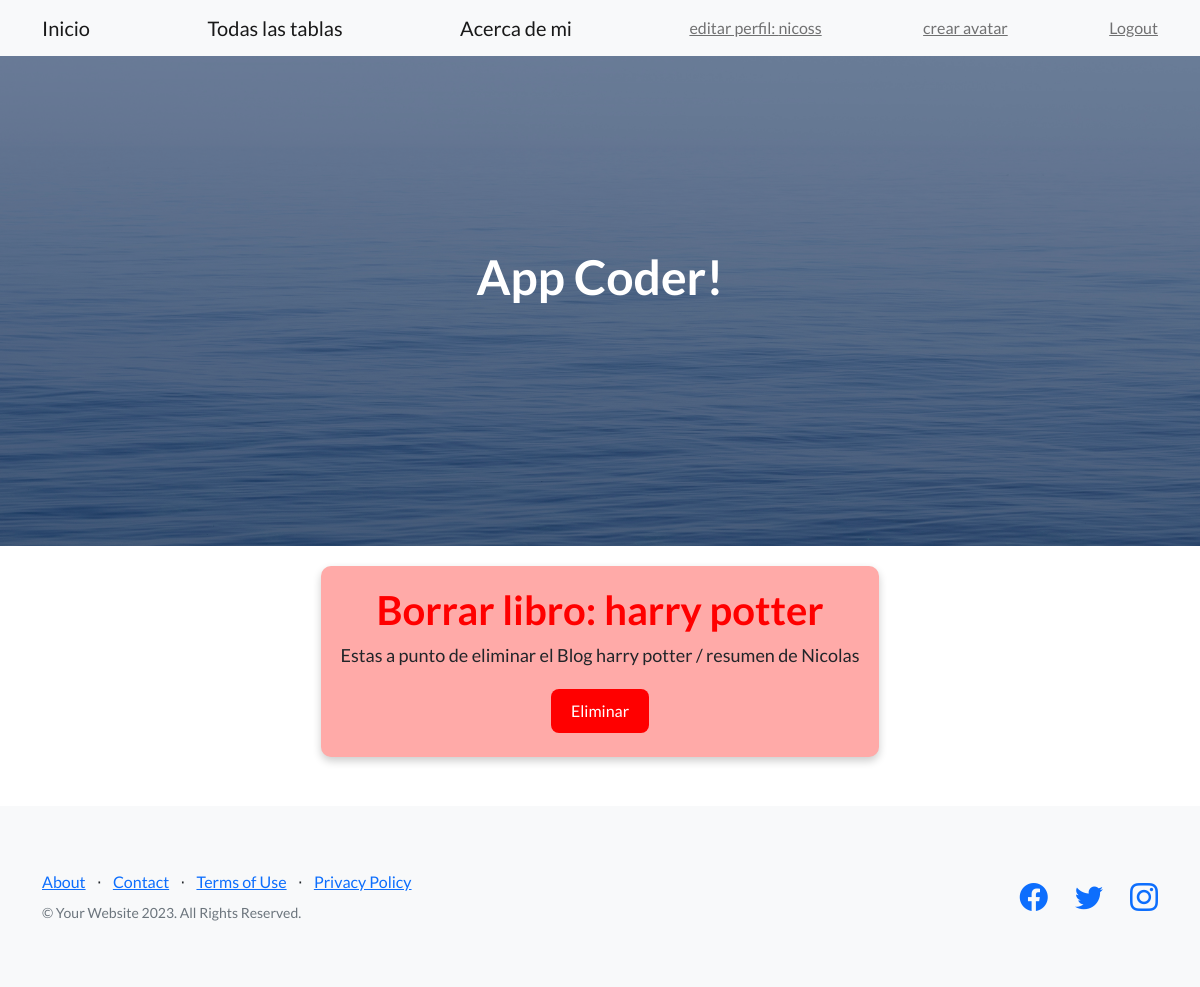
/AppCoder/eliminar_libro/1 (signed in), run on the app's committed database.
### AppCoder/models.py (models this page shows)
class libros(models.Model):
    titulo = models.CharField(max_length=100)
    subtitulo = models.CharField(max_length=100)
    cuerpo = models.CharField(max_length=500)
    autor = models.CharField(max_length=100)
    fecha = models.CharField(max_length=100)
    imagen = models.FileField(upload_to="media/posts", null=True, blank=True)

### AppCoder/views.py (the view)
# urls.py: path("eliminar_libro/<pk>", eliminar_libro.as_view(), name="eliminar_libro"),
class eliminar_libro(LoginRequiredMixin, DeleteView):
    model = libros
    template_name = "AppCoder/eliminar_libro.html"
    success_url = reverse_lazy("AppCoder:leer_todo")

### AppCoder/templates/AppCoder/eliminar_libro.html (shortened to what this page needs)
{% extends "AppCoder/padre.html" %}
{% block contenidoQueCambia %}
<div class="centered-container">
    <div class="warning-message">
        <h1>Borrar libro: {{libros.titulo}}</h1>
        <p>Estas a punto de eliminar el Blog {{libros.titulo}} / {{libros.subtitulo}} de {{libros.autor}}</p>
        <form action="" method="POST">
            <input type="submit" value="Eliminar" class="submit-button">
        </form>
    </div>
</div>
{% endblock %}

### AppCoder/templates/AppCoder/padre.html (shortened to what this page needs)
{% load static %}
<!DOCTYPE html>
<html lang="en">
    <head>
        <link href="https://cdn.jsdelivr.net/npm/bootstrap-icons@1.5.0/font/bootstrap-icons.css" rel="stylesheet" type="text/css" />
        <link href="../../static/css/styles.css" rel="stylesheet" />
    </head>
    <body>
        <nav class="navbar navbar-light bg-light static-top">
            <div class="container">
                {% if user.is_authenticated %}
                    <a class="navbar-brand" href="/AppCoder/inicio/">Inicio</a>
                    <a class="navbar-brand" href="/AppCoder/leer_todo/">Todas las tablas</a>
                    <a class="navbar-brand" href="/AppCoder/acerca_de_mi/">Acerca de mi</a>
                    <a class="navbar-text" href="{% url 'AppCoder:editar-perfil' %}">editar perfil: {{ user.username }}</a>
                    <a class="navbar-text" href="{% url 'AppCoder:crear-avatar' %}">crear avatar</a>
                    <a class="navbar-text" href="{% url 'AppCoder:logout' %}">Logout</a>
                {% else %}
                    <a class="navbar-brand" href="/AppCoder/inicio/">Inicio</a>
                    <a class="navbar-brand" href="/AppCoder/acerca_de_mi/">Acerca de mi</a>
                    <a class="navbar-brand" href="{% url 'AppCoder:login' %}">Login</a>
                    <a class="navbar-brand" href="{% url 'AppCoder:registro' %}">Registrar usuario</a>
                {% endif %}
            </div>
        </nav>
        <header class="masthead">
            <div class="container position-relative">
                <div class="row justify-content-center">
                    <div class="col-xl-6">
                        <div class="text-center text-white">
                            <h1 class="mb-5">App Coder!</h1>
                        </div>
                    </div>
                </div>
            </div>
        </header>
        {% block contenidoQueCambia %}
        {% endblock %}
        <footer class="footer bg-light">
            <div class="container">
                <div class="row">
                    <div class="col-lg-6 h-100 text-center text-lg-start my-auto">
                        <ul class="list-inline mb-2">
                            <li class="list-inline-item"><a href="#!">About</a></li>
                            <li class="list-inline-item">⋅</li>
                            <li class="list-inline-item"><a href="#!">Contact</a></li>
                            <li class="list-inline-item">⋅</li>
                            <li class="list-inline-item"><a href="#!">Terms of Use</a></li>
                            <li class="list-inline-item">⋅</li>
                            <li class="list-inline-item"><a href="#!">Privacy Policy</a></li>
                        </ul>
                        <p class="text-muted small mb-4 mb-lg-0">&copy; Your Website 2023. All Rights Reserved.</p>
                    </div>
                    <div class="col-lg-6 h-100 text-center text-lg-end my-auto">
                        <ul class="list-inline mb-0">
                            <li class="list-inline-item me-4">
                                <a href="#!"><i class="bi-facebook fs-3"></i></a>
                            </li>
                            <li class="list-inline-item me-4">
                                <a href="#!"><i class="bi-twitter fs-3"></i></a>
                            </li>
                            <li class="list-inline-item">
                                <a href="#!"><i class="bi-instagram fs-3"></i></a>
                            </li>
                        </ul>
                    </div>
                </div>
            </div>
        </footer>
    </body>
</html>

### AppCoder/templates/AppCoder/eliminar_libro.html (style rules this page uses)
.centered-container { display: flex; margin-top: 20px; align-items: center; flex-direction: column; height: 30vh; }
.warning-message { background-color: #ffaaa8; padding: 20px; border-radius: 10px; box-shadow: 0 4px 8px 0 rgba(0, 0, 0, 0.2); text-align: center; }
.warning-message h1 { color: red; }
.warning-message p { font-size: 18px; }
.submit-button { background-color: red; color: white; border: none; padding: 10px 20px; text-align: center; text-decoration: none; display: inline-block; font-size: 16px; margin: 4px 2px; cursor: pointer; border-radius: 8px; }

### data on the page
libros: titulo "harry potter", subtitulo "resumen", autor "Nicolas"

### other printed values
{{ user.username }} "nicoss"
